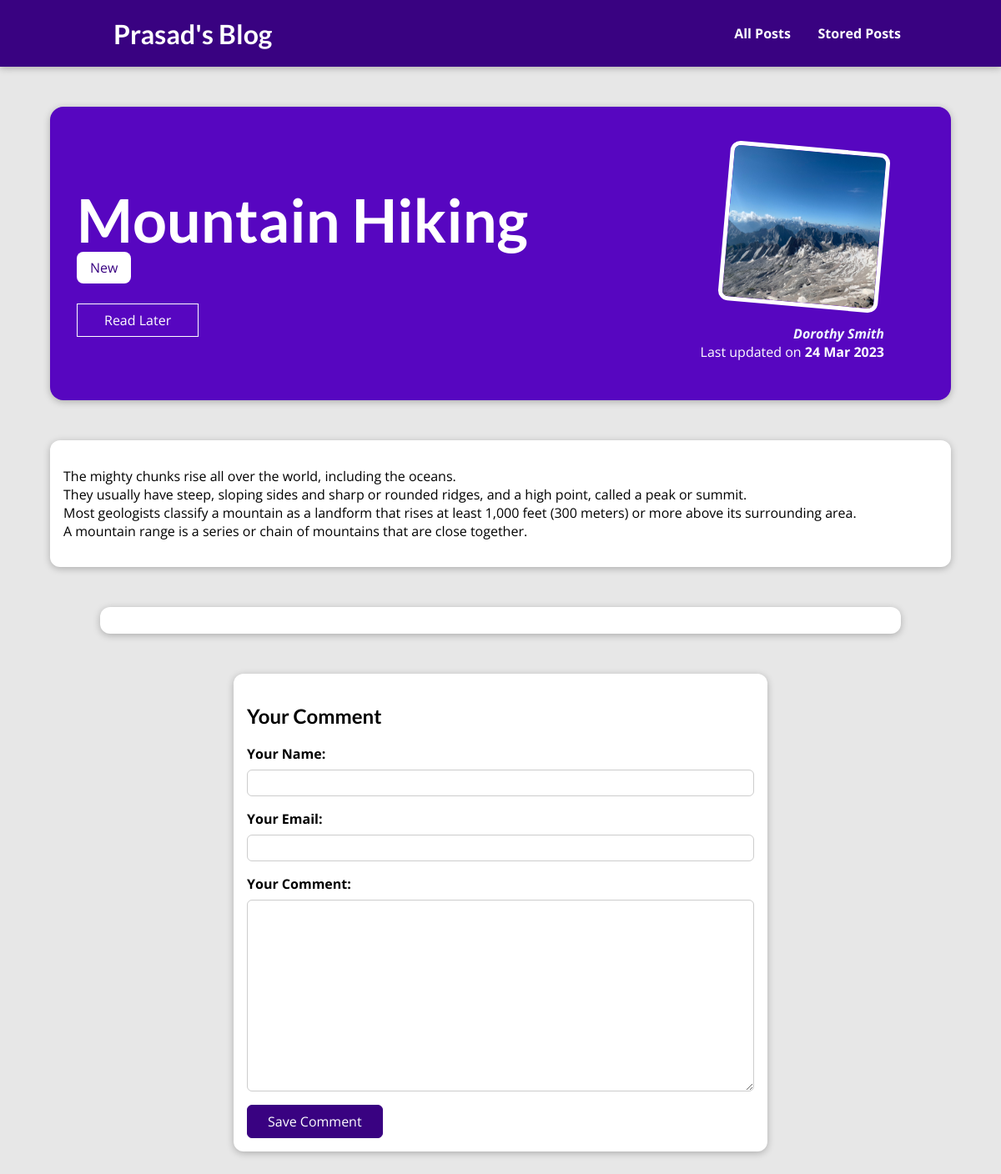
Page /posts/3 on the committed database.
### blog/models.py (models this page shows, shortened)
class Post(models.Model):
    title       = models.CharField(max_length=100)
    excert      = models.CharField(max_length=100)
    img_name    = models.ImageField(upload_to="posts",null=True)
    date        = models.DateField(auto_now=True)
    content     = models.TextField(validators=[MinLengthValidator(10)])
    author      = models.ForeignKey(Author,on_delete=models.SET_NULL,null=True)
    tags        = models.ManyToManyField(Tag)

class Tag(models.Model):
    caption     = models.CharField(max_length=50)
    def __str__(self) -> str:
        return f"{self.caption}"

class Author(models.Model):
    first_name  = models.CharField(max_length=50)
    last_name   = models.CharField(max_length=50)
    email       = models.EmailField()
    def __str__(self) -> str:
        return f"{self.first_name} {self.last_name}"

### blog/views.py (the view, shortened to what this page needs)
# urls.py: path("posts/<int:id>",PostDetailView.as_view(),name="post-detail"),
class PostDetailView(View):
    def get(self, request, id):
        filtered_post = Post.objects.get(id=id)
        stored_posts = request.session.get("stored_posts")
        if stored_posts is not None:
            is_saved_for_later = filtered_post.id in stored_posts
        else:
            is_saved_for_later = False
        return render(request, 'post-detail.html', {
            "filtered_post": filtered_post,
            "post_tags": filtered_post.tags.all(),
            "comment_form": CommentForm(),
            "comments":filtered_post.comments.all(),
            "is_saved_for_later":is_saved_for_later
        })

### blog/forms.py
class CommentForm(forms.ModelForm):
    class Meta:
        model = Comments
        exclude = ["post"]
        labels={
            "user_name":"Your Name",
            "user_email":"Your Email",
            "text":"Your Comment"
        }

### blog/templates/post-detail.html (shortened to what this page needs)
{% extends 'base.html' %}
{% load static %}
{% block style %}
    <link rel="stylesheet" href="{% static 'post-details.css' %}">
{% endblock %}
{% block body %}
    <section id="summary">
        <h2>{{filtered_post.title}}</h2>
        <div>
            {% for tag in post_tags %}
                <span class="tag">{{ tag }}</span>
            {% endfor %}
        </div>
        <form action="{% url 'read-later' %}" method="post"> {% csrf_token %}
          <div id="read-later">
            <button>
              {% if is_saved_for_later %}
                Remove from Read Later
              {% else %}
                Read Later
              {% endif %}
            </button>
          </div>
        </form>
        <article>
            <img src="{{filtered_post.img_name.url}}" alt="{{filtered_post.title}}" />
            <address><a href="mailto:{{filtered_post.author.email}}" style="color: aliceblue;">{{filtered_post.author}}</a></address>
            <div>
                Last updated on <time>{{filtered_post.date|date:"d M Y"}}</time>
            </div>
        </article>
    </section>
    <main>
        <p>{{filtered_post.content|linebreaks}}</p>
    </main>
    <section id="comments">
      </section>
    <section id="comment-form">
        <h2>Your Comment</h2>
        <form action="{% url "post-detail" filtered_post.id %}" method="POST">
          {% for form_field in comment_form %}
            <div class="form-control {% if form_field.errors %}invalid{% endif %}">
              {{ form_field.label_tag }}
              {{ form_field }}
            </div>
          {% endfor %}
          <button>Save Comment</button>
        </form>
      </section>
{% endblock %}

### blog/static/app.css (style rules this page uses)
* { box-sizing: border-box; }
html { font-family: 'Open Sans', 'Lato', sans-serif; }
body { margin: 0; }
h1, h2, h3 { font-family: 'Lato', sans-serif; font-weight: bold; }

### blog/static/post-details.css (style rules this page uses)
body { background-color: #e7e7e7; }
#summary { margin: 8rem auto 3rem auto; padding: 2rem; width: 90%; max-width: 90rem; border-radius: 16px; background-color: #5706c0; position: relative; box-shadow: 0 2px 8px rgba(0, 0, 0, 0.25); height: 22rem; }
#summary h2 { color: white; font-size: 4.5rem; margin-bottom: 0.25rem; }
#summary article { position: absolute; top: 2rem; right: 3rem; padding: 1rem 2rem; border-radius: 12px; text-align: right; color: white; }
#summary article img { width: 12rem; height: 12rem; border-radius: 12px; transform: rotateZ(5deg); border: 5px solid white; margin-bottom: 1rem; }
#summary address { font-weight: bold; }
#summary a { color: white; text-decoration: none; }
#summary time { font-weight: bold; }
#read-later { margin: 2rem 0; }
#read-later button { background-color: transparent; border: 1px solid white; padding: 0.5rem 2rem; font: inherit; color: white; cursor: pointer; }
main { width: 90%; max-width: 90rem; margin: 3rem auto; background-color: white; padding: 1rem; border-radius: 12px; box-shadow: 0 2px 8px rgba(0, 0, 0, 0.25); }
.tag { background-color: white; color: #390281; padding: 0.5rem 1rem; border-radius: 8px; }
#comment-form { margin: 3rem auto; width: 90%; max-width: 40rem; border-radius: 12px; background-color: white; box-shadow: 0 2px 8px rgba(0, 0, 0, 0.25); padding: 1rem; }
#comment-form button { font: inherit; background-color: #390281; color: white; border: 1px solid #390281; padding: 0.5rem 1.5rem; border-radius: 6px; cursor: pointer; }
.form-control { margin-bottom: 1rem; }
.form-control label { font-weight: bold; margin-bottom: 0.5rem; display: block; }
.form-control input, .form-control textarea { display: block; width: 100%; font: inherit; padding: 0.25rem; border-radius: 6px; border: 1px solid #ccc; }
#comments { margin: 3rem auto; width: 90%; max-width: 60rem; border-radius: 12px; background-color: white; box-shadow: 0 2px 8px rgba(0, 0, 0, 0.25); padding: 1rem 2rem; }

### rows in the picture
Post: title "Mountain Hiking", img_name (picture), author "Dorothy Smith", date "24 Mar 2023", content "The mighty chunks rise all over the world, including the oceans. They usually have steep, sloping sides and sharp or rounded ridges, and a high point, called a peak or summit. Most geologists classify a mountain as a landform that rises at least 1,000 feet (300 meters) or more above its surrounding area. A mountain range is a series or chain of mountains that are close together."
Tag: caption "New"
